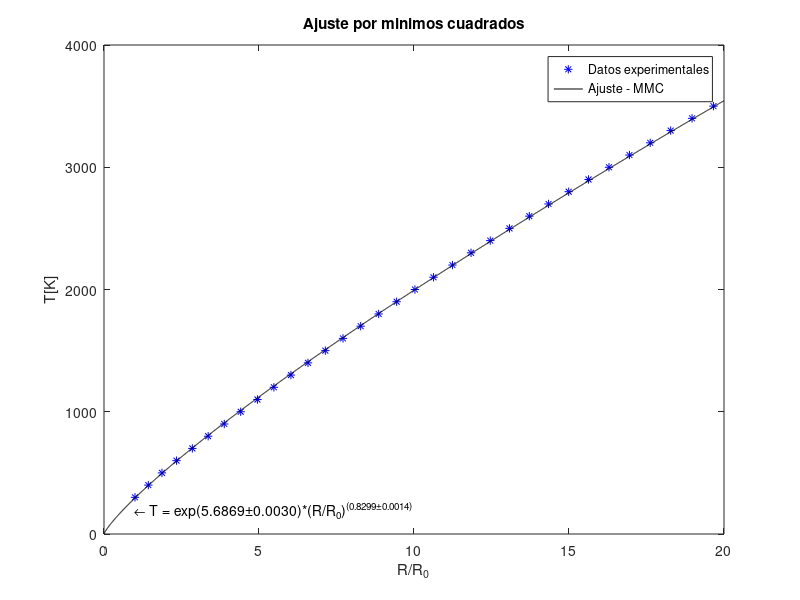

This chart was generated by the following MATLAB code:
clear all; close all;
format long
x = [1	1.43	1.87	2.34	2.85	3.36	3.88	4.41	4.95	5.48	6.03	6.58	7.14	7.71	8.28	8.86	9.44	10.03	10.63	11.24	11.84	12.46	13.08	13.72	14.34	14.99	15.63	16.29	16.95	17.62	18.28	18.97	19.66]; 
y = [300	400	500	600	700	800	900	1000	1100	1200	1300	1400	1500	1600	1700	1800	1900	2000	2100	2200	2300	2400	2500	2600	2700	2800	2900	3000	3100	3200	3300	3400	3500]; 

xx = 0:0.01:20;
yy = (xx.^(0.8299))*exp(5.6869);
exp(5.6869)

%%%%%%%%%%%%%%%%%%%%%%%%%%%%%%%%%%%%%%%%%%%%%%%

figure(1); clf;
plot(x,y,'b*',xx,yy,'-k')
legend('Datos experimentales','Ajuste - MMC') 
xlabel('R/R_{0}');ylabel('T[K]');
title('Ajuste por minimos cuadrados')
text (1, 200, strcat ('\fontsize{14}\leftarrow T = exp(5.6869\pm0.0030)*(R/R_{0})^{(0.8299\pm0.0014)}'));
print -djpeg -r100 grafica_ajuste_TRro.jpg
